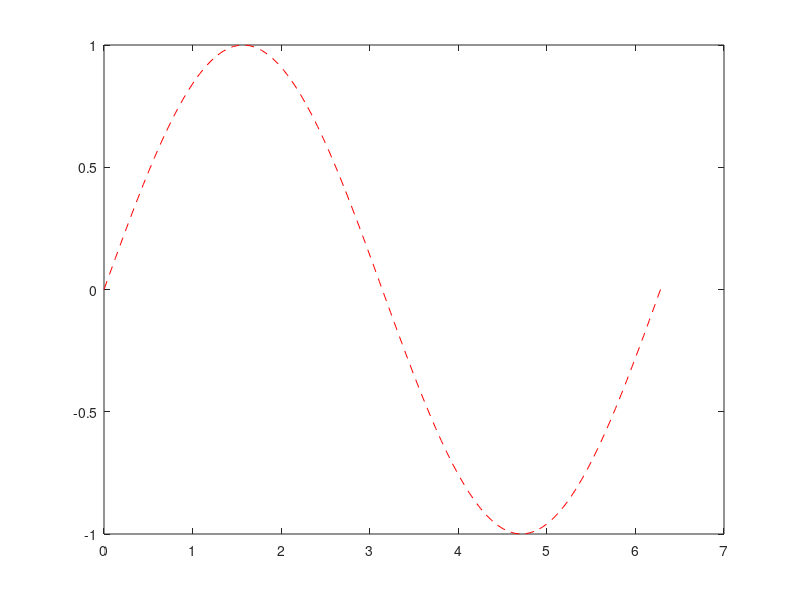

Here is the MATLAB script that generated this plot: (Note: this script raises an error after producing the figure.)
x = linspace(0,2*pi);
y = sin(x);
plot(x,y)

xlabel("x")
ylabel("sin(x)")
title("Plot of the Sine Function")

plot(x,y,"r--")

x = linespace(0, 2*pi);
y = sin(x);
plot(x,y)

hold on

y2 = cos(x);
plot(x,y2,":")
legend("sin","cos")

hold off

% 3-D Plots
x = linspace(-2,2,20);
y = x';
z = x .* exp(-x^2, -y.^2);
surf(x,y,z)

% Multiple plots

t = tiledlayout(2,2);
title(t,"Trigonometric Functions")
x = linspace(0,30);

nexttile
plot(x,sin(x))
title("Sine")

nexttile
plot(x,cos(x))
title("Cosine")

nexttile
plot(x,tan(x))
title("Tangent")

nexttile
plot(x,sec(x))
title("Secant")